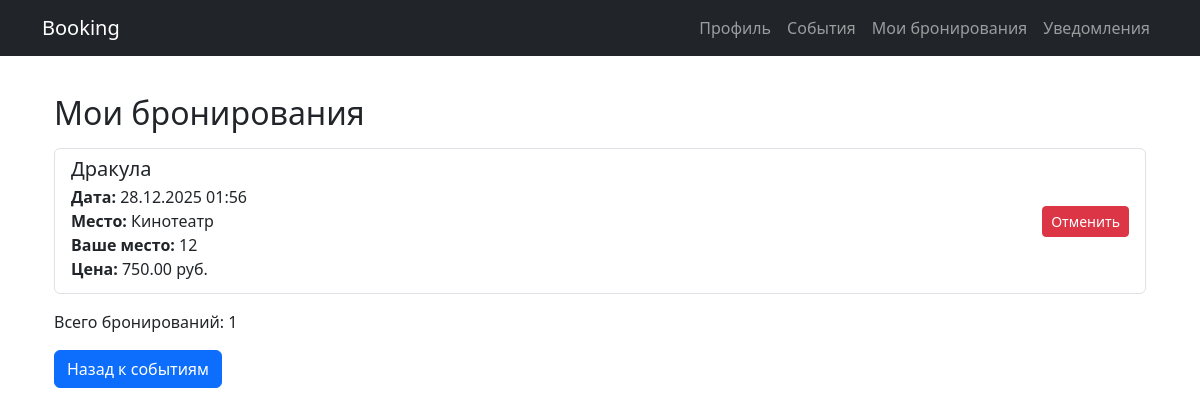
Before: /my-bookings/ (signed in) with the older database file.
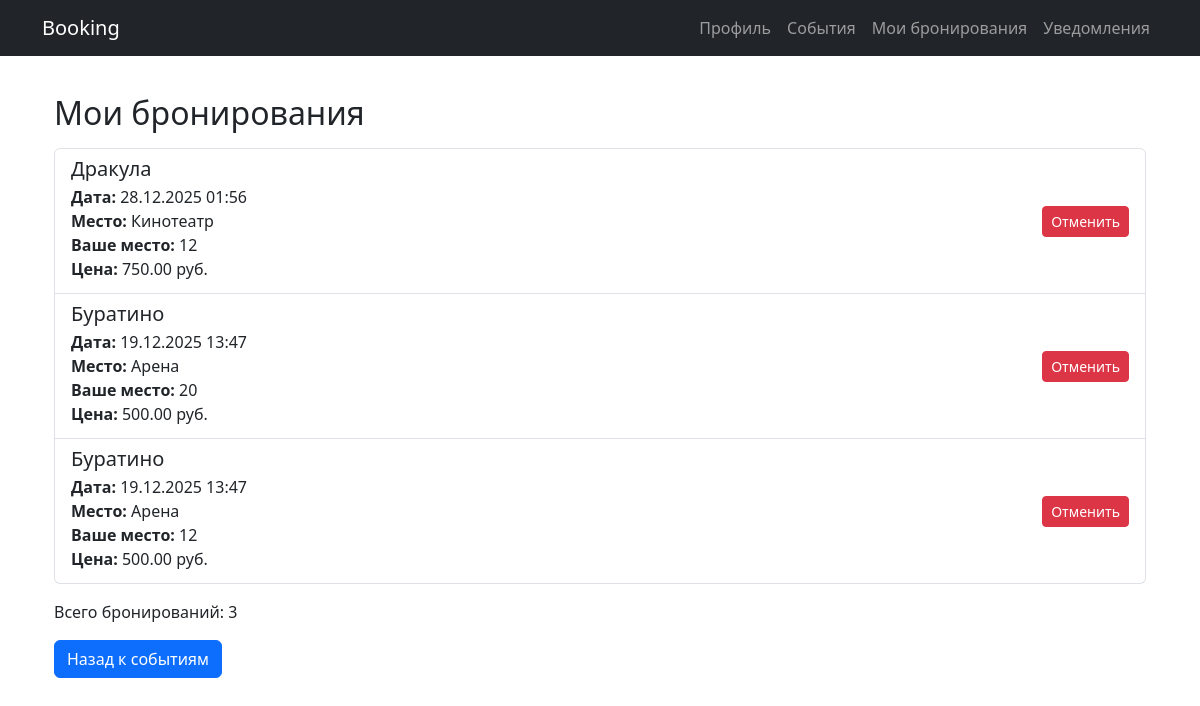
After: the same page with the newer database file.
### events/models.py (models this page shows, shortened)
class Booking(models.Model):
    user = models.ForeignKey(User, on_delete=models.CASCADE)
    event = models.ForeignKey(Event, on_delete=models.CASCADE)
    seat = models.ForeignKey(Seat, on_delete=models.CASCADE)
    booking_time = models.DateTimeField(auto_now_add=True)

class Event(models.Model):
    title = models.CharField(max_length=200)
    description = models.TextField()
    date = models.DateTimeField()
    venue = models.ForeignKey(Venue, on_delete=models.CASCADE)
    category = models.ForeignKey(Category, on_delete=models.SET_NULL, null=True)
    organizer = models.ForeignKey(User, on_delete=models.CASCADE, null=True, blank=True)
    price = models.DecimalField(
        max_digits=10,
        decimal_places=2,
        default=0,
        help_text="Стоимость билета"
    )

class Venue(models.Model):
    name = models.CharField(max_length=200)
    address = models.CharField(max_length=300)
    capacity = models.IntegerField()

class Seat(models.Model):
    event = models.ForeignKey(Event, on_delete=models.CASCADE, related_name='seats')
    seat_number = models.CharField(max_length=5)
    is_booked = models.BooleanField(default=False)
    class Meta:
        unique_together = ('event', 'seat_number')

### events/views.py (the view, shortened to what this page needs)
# urls.py: path('my-bookings/', views.my_bookings_page, name='my_bookings'),
@login_required
def my_bookings_page(request):
    bookings = Booking.objects.filter(user=request.user).select_related('event', 'seat')
    return render(request, "templates/pages/my_bookings.html", {
        "bookings": bookings
    })

### templates/templates/pages/my_bookings.html (shortened to what this page needs)
{% extends "../base.html" %}
{% block content %}
<div class="container mt-4">
    <h2>Мои бронирования</h2>
    {% if bookings %}
        <div class="list-group mt-3">
            {% for booking in bookings %}
            <div class="list-group-item">
                <div class="d-flex justify-content-between align-items-center">
                    <div>
                        <h5 class="mb-1">{{ booking.event.title }}</h5>
                        <p class="mb-1">
                            <strong>Дата:</strong> {{ booking.event.date|date:"d.m.Y H:i" }}<br>
                            <strong>Место:</strong> {{ booking.event.venue.name }}<br>
                            <strong>Ваше место:</strong> {{ booking.seat.seat_number }}<br>
                            <strong>Цена:</strong> {{ booking.event.price }} руб.
                        </p>
                    </div>
                    <form method="POST" class="mb-0">
                        <button type="submit" class="btn btn-danger btn-sm">
                            Отменить
                        </button>
                    </form>
                </div>
            </div>
            {% endfor %}
        </div>
        <div class="mt-3">
            <p>Всего бронирований: {{ bookings|length }}</p>
            <a href="{% url 'events_page' %}" class="btn btn-primary">Назад к событиям</a>
        </div>
    {% else %}
        <div class="alert alert-info mt-3">
            <p>У вас нет активных бронирований.</p>
            <a href="{% url 'events_page' %}" class="btn btn-primary">Посмотреть события</a>
        </div>
    {% endif %}
</div>
{% endblock %}

Changed rows visible on the page:
added Booking: event "Буратино", event "19.12.2025 13:47", event.venue.name "Арена", seat.seat_number "20", event.price "500.00"
added Booking: event "Буратино", event "19.12.2025 13:47", event.venue.name "Арена", seat.seat_number "12", event.price "500.00"
Other visible differences:
{{ bookings|length }}: "1" → "3"
